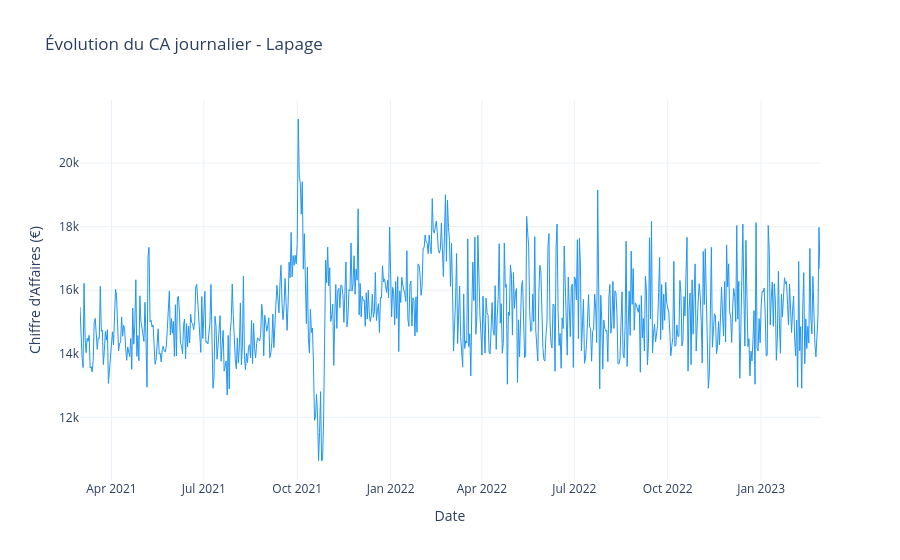

The cell this chart's notebook holds for it:
### Markdown cell above
---

## 2. Visualisation initiale

Avant d'analyser la saisonnalité, visualisons nos données pour avoir une première intuition.

### Code cell
# Visualisation du CA journalier
fig = px.line(
    ca_journalier,
    x='date',
    y='ca',
    title="Évolution du CA journalier - Lapage",
    labels={'date': 'Date', 'ca': 'Chiffre d\'Affaires (€)'}
)

fig.update_traces(line=dict(color='#2196F3', width=1))
fig.update_layout(
    template='plotly_white',
    hovermode='x unified'
)

fig.show()

### Figure 1 — Plotly figure (JSON) as saved in the notebook; plotly's stock layout.template omitted (floating-point values rounded to 4 significant figures; data arrays with more than 128 entries replaced by an {"elided": "..."} marker saying what was removed)
{"data": [{"hovertemplate": "Date=%{x}<br>Chiffre d'Affaires (€)=%{y}<extra></extra>", "legendgroup": "", "line": {"color": "#2196F3", "dash": "solid", "width": 1}, "marker": {"symbol": "circle"}, "mode": "lines", "name": "", "orientation": "v", "showlegend": false, "type": "scatter", "x": {"elided": "730 str values"}, "xaxis": "x", "y": {"elided": "730 float values"}, "yaxis": "y"}], "layout": {"hovermode": "x unified", "legend": {"tracegroupgap": 0}, "title": {"text": "Évolution du CA journalier - Lapage"}, "xaxis": {"anchor": "y", "domain": [0, 1], "title": {"text": "Date"}}, "yaxis": {"anchor": "x", "domain": [0, 1], "title": {"text": "Chiffre d'Affaires (€)"}}}}
